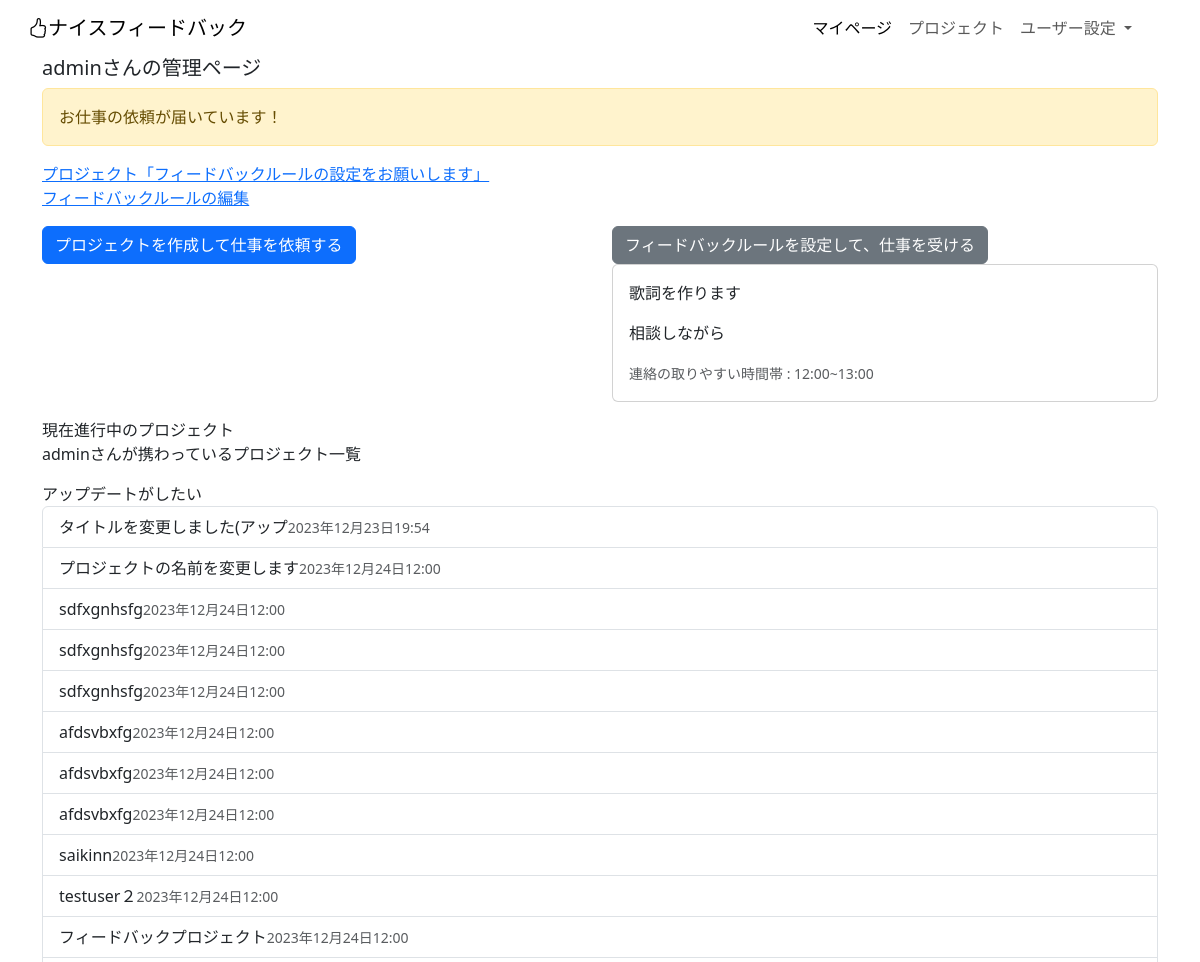
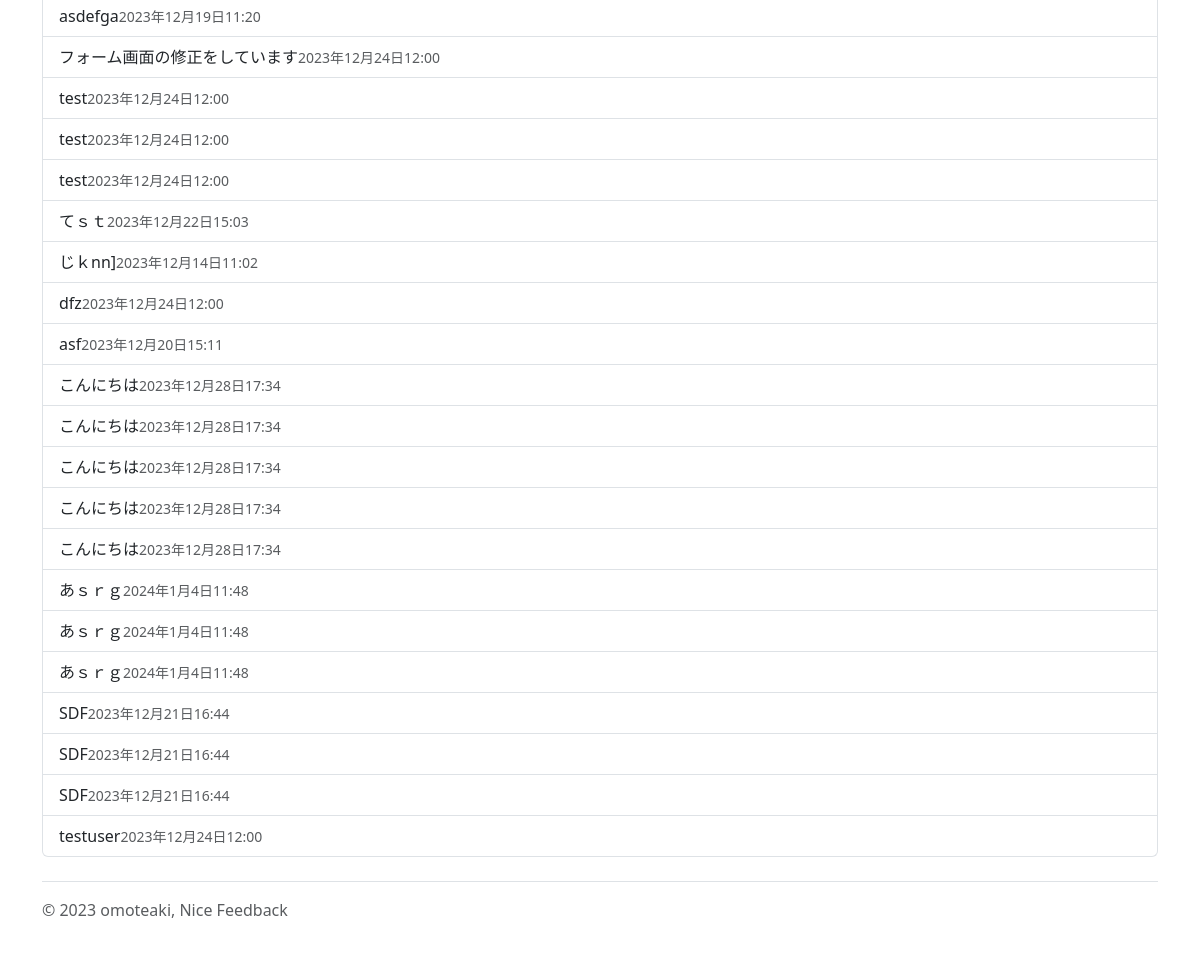
/ (signed in), run on the app's committed database (2 pictures, top to bottom).
### account/models.py (models this page shows)
class CustomUser(AbstractUser):
    pass

class UserDetail(models.Model):
    profile = models.TextField(
        verbose_name="仕事内容"
    )
    rule = models.TextField(
        verbose_name="仕事の進め方やお願い"
    )
    convenient_time_from = models.TimeField(
        verbose_name="都合の良い時間帯の開始時刻",
    )
    convenient_time_to = models.TimeField(
        verbose_name="都合の良い時間帯の終了時刻",
    )
    CONTACT = (
        ("tel", "電話"),
        ("mail", "メール"),
        ("line", "ライン"),
        ("skype", "スカイプ"),
    )
    how_to_contact = models.CharField(
        verbose_name="連絡手段",
        max_length=50,
        choices=CONTACT
    )
    user = models.ForeignKey(
        CustomUser,
        verbose_name="ユーザー",
        on_delete=models.CASCADE,
        blank=True,
        null=True,
    )
    LABEL = (
        ("detail1", "プロフィール1(デフォルト)"),
        ("detail2", "プロフィール2"),
        ("detail3", "プロフィール3"),
    )
    label_select = models.CharField(
        verbose_name="ラベル",
        max_length=50,
        choices=LABEL
    )

### project/models.py (models this page shows)
class Project(models.Model):
    title = models.CharField(
        verbose_name="プロジェクトのタイトル",
        max_length=30,
    )
    about = models.TextField(
        verbose_name="このプロジェクトについて"
    )
    deadline_datetime = models.DateTimeField(
        verbose_name="締め切り日時",
    )
    reference_image1 = models.ImageField(
        verbose_name="参考画像1",
        upload_to="references",
        blank=True,
        null=True,
    )
    reference_image2 = models.ImageField(
        verbose_name="参考画像2",
        upload_to="references",
        blank=True,
        null=True,
    )
    reference_image3 = models.ImageField(
        verbose_name="参考画像3",
        upload_to="references",
        blank=True,
        null=True,
    )
    reference_movie1 = models.FileField(
        verbose_name="参考動画1",
        upload_to="references",
        blank=True,
        null=True,
    )
    reference_movie2 = models.FileField(
        verbose_name="参考動画2",
        upload_to="references",
        blank=True,
        null=True,
    )
    reference_movie3 = models.FileField(
        verbose_name="参考動画3",
        upload_to="references",
        blank=True,
        null=True,
    )
    reference_music1 = models.FileField(
        verbose_name="参考音源1",
        upload_to="references",
        blank=True,
        null=True,
    )
    reference_music2 = models.FileField(
        verbose_name="参考音源2",
        upload_to="references",
        blank=True,
        null=True,
    )
    reference_music3 = models.FileField(
        verbose_name="参考音源3",
        upload_to="references",
        blank=True,
        null=True,
    )
    reference_url1 = models.URLField(
        verbose_name="参考URL1",
        blank=True,
        null=True,
    )
    reference_url2 = models.URLField(
        verbose_name="参考URL2",
        blank=True,
        null=True,
    )
    reference_url3 = models.URLField(
        verbose_name="参考URL3",
        blank=True,
        null=True,
    )
    created_at = models.DateTimeField(
        verbose_name="プロジェクトを登録した日時",
        auto_now_add=True,
    )
    updated_at = models.DateTimeField(
        verbose_name="プロジェクトの詳細を更新した時間",
        auto_now=True,
    )
    orderer_user = models.ForeignKey(
        CustomUser,
        verbose_name="発注者",
        on_delete=models.PROTECT,
        related_name="orderer_user",
    )
    contractor_user = models.ForeignKey(
        CustomUser,
        verbose_name="受注者",
        on_delete=models.PROTECT,
        related_name="contractor_user",
    )
    orderer_users = models.ManyToManyField(
        CustomUser,
        verbose_name="発注者のサポーター",
        blank=True,
        related_name="orderer_users",
    )
    contractor_users = models.ManyToManyField(
        CustomUser,
        verbose_name="受注者のサポーター",
        blank=True,
        related_name="contractor_users",
    )
    created_user = models.ForeignKey(
        CustomUser,
        verbose_name="プロジェクトの作成者",
        on_delete=models.PROTECT,
        related_name="created_user"
    )
    is_done = models.BooleanField(
        default=False,
        help_text="プロジェクトが完了したらTrue"
    )
    def __str__(self):
        return self.title

### project/views.py (the view)
# urls.py: path('', views.IndexView.as_view(), name="index"),
class IndexView(ListView):
    template_name = "index.html"
    def get_queryset(self):
        if  self.request.user.is_authenticated:
            request_user_projects = Project.objects.filter( Q(created_user=self.request.user)|Q(orderer_user=self.request.user)|Q(contractor_user=self.request.user)).exclude(is_done=True)
            return request_user_projects
        else:
            pass
    def get_context_data(self, **kwargs):
        if  self.request.user.is_authenticated:
            context = super().get_context_data(**kwargs)
            context["details"] = UserDetail.objects.filter(user=self.request.user)
            print(context["details"])
            context["closed_project"] = Project.objects.filter( Q(created_user=self.request.user)|Q(orderer_user=self.request.user)|Q(contractor_user=self.request.user)).filter(is_done=True)
            return context
        else:
            pass

### project/templates/index.html (shortened to what this page needs)
{% extends "base.html" %}
{% block contents %}
  {% if user.is_authenticated %}
    {% include "mypage.html" %}
  {% else %}
    {% include "introduction.html" %}
  {% endif %}
{% endblock %}

### project/templates/mypage.html (shortened to what this page needs)
<div class="container my-6">
  <h5>
    {{request.user}}さんの管理ページ
  </h5>
  <div class="alert alert-warning" role="alert">
    お仕事の依頼が届いています！
  </div>
  <a href="">プロジェクト「フィードバックルールの設定をお願いします」</a>
  <p>
    <a href="">
      フィードバックルールの編集
    </a>
  </p>
  <div class="row">
    <div class="col">
      <a class="btn btn-primary" href="{% url "project:create_project" %}" role="button">プロジェクトを作成して仕事を依頼する</a>
    </div>
    <div class="col">
      <a href="" class="btn btn-secondary">フィードバックルールを設定して、仕事を受ける</a>
  {% if details %}
  {% for detail in details %}
  <div class="card mb-3">
    <div class="card-body">
      <p class="card-text">{{detail.profile}}</p>
      <p class="card-text">{{detail.rule}}</p>
      <p class="card-text"><small class="text-body-secondary">連絡の取りやすい時間帯 : {{detail.convenient_time_from}}~{{detail.convenient_time_to}}</small></p>
    </div>
  </div>
  {% endfor %}
  {% endif %}
    </div>
  </div>
  <div class="">
    現在進行中のプロジェクト
  </div>
  <p>
  {{request.user}}さんが携わっているプロジェクト一覧
  </p>
  {% for f_p in closed_project %}
    {{f_p}}
  {% endfor %}
  <div class="list-group">
  {% for record in object_list %}
    <a href="{% url "project:project_detail" record.pk %}" class="list-group-item list-group-item-action">{{record}}<small class="text-body-secondary">{{record.deadline_datetime}}</small></a>
  {% endfor %}
  </div>
</div>

### data on the page
CustomUser: user "admin"
UserDetail: profile "歌詞を作ります", rule "相談しながら", convenient_time_from "12:00", convenient_time_to "13:00"
Project: title "アップデートがしたい"
Project: title "タイトルを変更しました(アップ", deadline_datetime "2023年12月23日19:54"
Project: title "プロジェクトの名前を変更します", deadline_datetime "2023年12月24日12:00"
Project: title "sdfxgnhsfg", deadline_datetime "2023年12月24日12:00"
Project: title "sdfxgnhsfg", deadline_datetime "2023年12月24日12:00"
Project: title "sdfxgnhsfg", deadline_datetime "2023年12月24日12:00"
Project: title "afdsvbxfg", deadline_datetime "2023年12月24日12:00"
Project: title "afdsvbxfg", deadline_datetime "2023年12月24日12:00"
Project: title "afdsvbxfg", deadline_datetime "2023年12月24日12:00"
Project: title "saikinn", deadline_datetime "2023年12月24日12:00"
Project: title "testuser２", deadline_datetime "2023年12月24日12:00"
Project: title "フィードバックプロジェクト", deadline_datetime "2023年12月24日12:00"
Project: title "asdefga", deadline_datetime "2023年12月19日11:20"
Project: title "フォーム画面の修正をしています", deadline_datetime "2023年12月24日12:00"
Project: title "test", deadline_datetime "2023年12月24日12:00"
Project: title "test", deadline_datetime "2023年12月24日12:00"
Project: title "test", deadline_datetime "2023年12月24日12:00"
Project: title "てｓｔ", deadline_datetime "2023年12月22日15:03"
Project: title "じｋnn]", deadline_datetime "2023年12月14日11:02"
Project: title "dfz", deadline_datetime "2023年12月24日12:00"
Project: title "asf", deadline_datetime "2023年12月20日15:11"
Project: title "こんにちは", deadline_datetime "2023年12月28日17:34"
Project: title "こんにちは", deadline_datetime "2023年12月28日17:34"
Project: title "こんにちは", deadline_datetime "2023年12月28日17:34"
Project: title "こんにちは", deadline_datetime "2023年12月28日17:34"
Project: title "こんにちは", deadline_datetime "2023年12月28日17:34"
Project: title "あｓｒｇ", deadline_datetime "2024年1月4日11:48"
Project: title "あｓｒｇ", deadline_datetime "2024年1月4日11:48"
Project: title "あｓｒｇ", deadline_datetime "2024年1月4日11:48"
Project: title "SDF", deadline_datetime "2023年12月21日16:44"
Project: title "SDF", deadline_datetime "2023年12月21日16:44"
Project: title "SDF", deadline_datetime "2023年12月21日16:44"
Project: title "testuser", deadline_datetime "2023年12月24日12:00"
